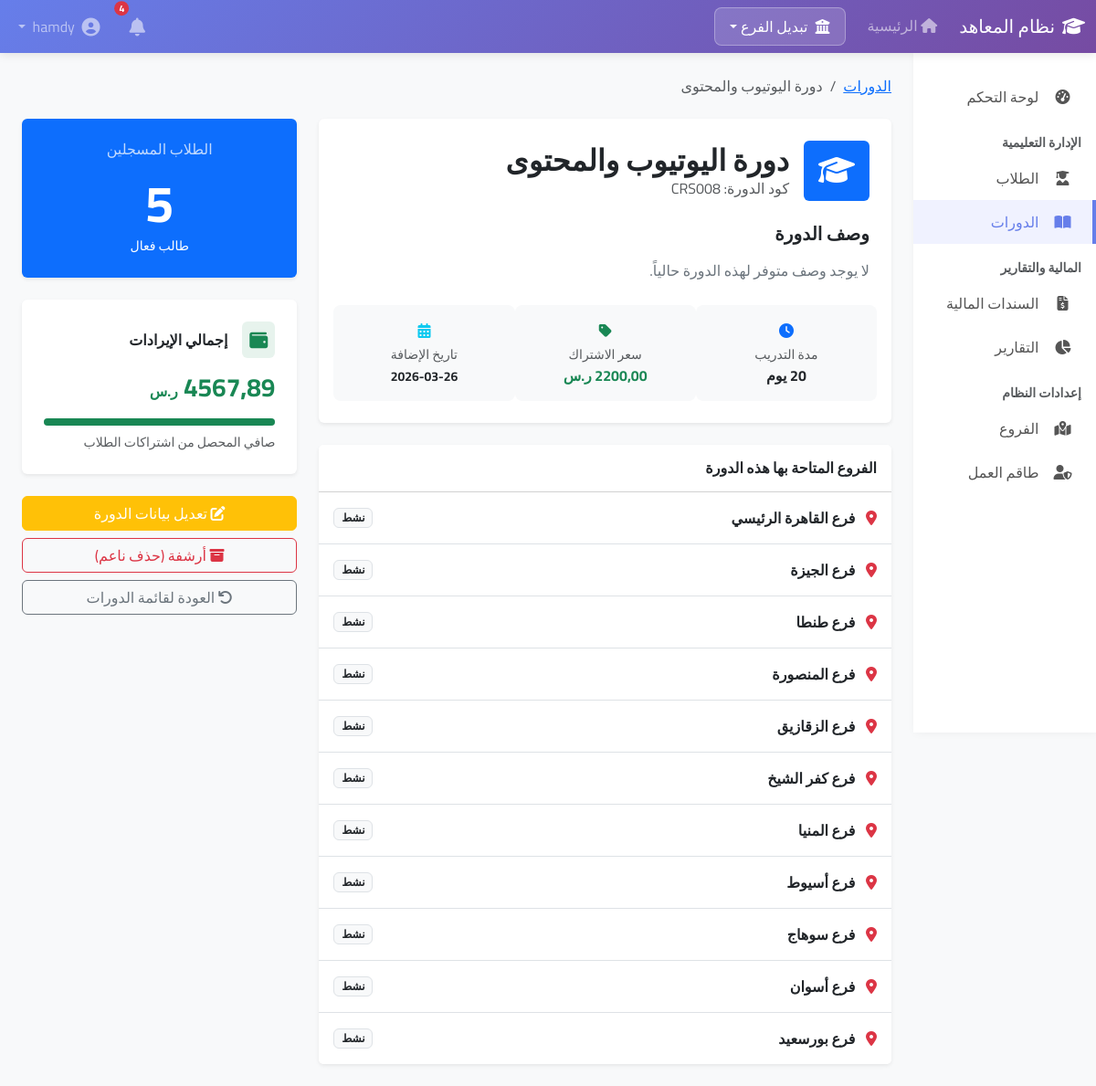
The page /courses/34/ (signed in) on the database its author committed.
### courses/models.py (models this page shows, shortened)
class Course(models.Model):
    COURSE_TYPE_CHOICES = [
        ('diploma', 'دبلوم'),
        ('course', 'دورة'),
    ]
    name = models.CharField(max_length=200, verbose_name='اسم الدورة/الدبلومة')
    code = models.CharField(max_length=20, unique=True, verbose_name='كود الدورة')
    course_type = models.CharField(max_length=10, choices=COURSE_TYPE_CHOICES, verbose_name='النوع')
    description = models.TextField(blank=True, verbose_name='الوصف')
    price = models.DecimalField(max_digits=10, decimal_places=2, verbose_name='السعر')
    duration_days = models.PositiveIntegerField(default=30, verbose_name='المدة (بالأيام)')
    branches = models.ManyToManyField(Branch, related_name='courses', verbose_name='الفروع المتاحة')
    is_active = models.BooleanField(default=True, verbose_name='نشطة')
    created_at = models.DateTimeField(auto_now_add=True, verbose_name='تاريخ الإنشاء')
    class Meta:
        verbose_name = 'دورة/دبلومة'
        verbose_name_plural = 'الدورات والدبلومات'
        ordering = ['-created_at']

### branches/models.py (models this page shows, shortened)
class Branch(models.Model):
    name = models.CharField(max_length=100, verbose_name='اسم الفرع')
    code = models.CharField(max_length=10, unique=True, verbose_name='كود الفرع')
    address = models.TextField(blank=True, verbose_name='العنوان')
    phone = models.CharField(max_length=20, blank=True, verbose_name='رقم الهاتف')
    email = models.EmailField(blank=True, verbose_name='البريد الإلكتروني')
    is_active = models.BooleanField(default=True, verbose_name='نشط')
    created_at = models.DateTimeField(auto_now_add=True, verbose_name='تاريخ الإنشاء')

### courses/views.py (the view)
# urls.py: path('<int:pk>/', views.course_detail, name='course_detail'),
@login_required
@permission_required('courses.view_course', raise_exception=True)
def course_detail(request, pk):
    user = request.user
    course = get_object_or_404(Course, pk=pk)
    from students.models import Student
    from transactions.models import Income
    if user.is_superuser or user.user_type == 'admin':
        students_queryset = Student.objects.filter(course=course)
        income_queryset = Income.objects.filter(course=course)
    elif user.user_type == 'regional_manager':
        branches = user.managed_branches.all()
        students_queryset = Student.objects.filter(course=course, branch__in=branches)
        income_queryset = Income.objects.filter(course=course, branch__in=branches)
    else:
        students_queryset = Student.objects.filter(course=course, branch=user.branch)
        income_queryset = Income.objects.filter(course=course, branch=user.branch)
    students_count = students_queryset.count()
    total_income = income_queryset.aggregate(total=Sum('amount'))['total'] or 0
    context = {
        'course': course,
        'students_count': students_count,
        'total_income': total_income,
    }
    return render(request, 'courses/course_detail.html', context)

### templates/courses/course_detail.html (shortened to what this page needs)
{% extends 'base.html' %}
{% block content %}
<div class="mb-4">
    <nav aria-label="breadcrumb">
        <ol class="breadcrumb">
            <li class="breadcrumb-item"><a href="{% url 'courses:course_list' %}">الدورات</a></li>
            <li class="breadcrumb-item active">{{ course.name }}</li>
        </ol>
    </nav>
</div>
<div class="row">
    <div class="col-lg-8">
        <div class="card border-0 shadow-sm mb-4">
            <div class="card-body p-4">
                <div class="d-flex align-items-center mb-4">
                    <div class="bg-primary text-white rounded p-3 me-3">
                        <i class="fas fa-graduation-cap fa-2x"></i>
                    </div>
                    <div>
                        <h2 class="fw-bold mb-0">{{ course.name }}</h2>
                        <span class="text-muted">كود الدورة: {{ course.code }}</span>
                    </div>
                </div>
                <h5 class="fw-bold mb-3">وصف الدورة</h5>
                <p class="text-secondary leading-relaxed mb-4">
                    {{ course.description|default:"لا يوجد وصف متوفر لهذه الدورة حالياً." }}
                </p>
                <div class="row g-3">
                    <div class="col-sm-4 text-center p-3 bg-light rounded-3">
                        <i class="fas fa-clock text-primary mb-2"></i>
                        <small class="d-block text-muted">مدة التدريب</small>
                        <span class="fw-bold">{{ course.duration_days }} يوم</span>
                    </div>
                    <div class="col-sm-4 text-center p-3 bg-light rounded-3">
                        <i class="fas fa-tag text-success mb-2"></i>
                        <small class="d-block text-muted">سعر الاشتراك</small>
                        <span class="fw-bold text-success">{{ course.price|floatformat:2 }} ر.س</span>
                    </div>
                    <div class="col-sm-4 text-center p-3 bg-light rounded-3">
                        <i class="fas fa-calendar-alt text-info mb-2"></i>
                        <small class="d-block text-muted">تاريخ الإضافة</small>
                        <span class="fw-bold small">{{ course.created_at|date:"Y-m-d" }}</span>
                    </div>
                </div>
            </div>
        </div>
        <div class="card border-0 shadow-sm">
            <div class="card-header bg-white py-3">
                <h6 class="mb-0 fw-bold text-dark">الفروع المتاحة بها هذه الدورة</h6>
            </div>
            <div class="list-group list-group-flush">
                {% for branch in course.branches.all %}
                <div class="list-group-item d-flex justify-content-between align-items-center py-3">
                    <div>
                        <i class="fas fa-map-marker-alt text-danger me-2"></i>
                        <span class="fw-bold">{{ branch.name }}</span>
                    </div>
                    <span class="badge bg-light text-dark border">نشط</span>
                </div>
                {% empty %}
                <div class="p-3 text-center text-muted">لم يتم ربط هذه الدورة بأي فرع بعد</div>
                {% endfor %}
            </div>
        </div>
    </div>
    <div class="col-lg-4">
        <div class="card border-0 shadow-sm bg-primary text-white mb-4">
            <div class="card-body p-4 text-center">
                <h6 class="text-uppercase mb-3 opacity-75">الطلاب المسجلين</h6>
                <h1 class="display-4 fw-bold mb-0">{{ students_count }}</h1>
                <small>طالب فعال</small>
            </div>
        </div>
        <div class="card border-0 shadow-sm mb-4">
            <div class="card-body p-4">
                <div class="d-flex align-items-center mb-3">
                    <div class="bg-success-light text-success rounded p-2 me-3">
                        <i class="fas fa-wallet fa-lg"></i>
                    </div>
                    <h6 class="mb-0 fw-bold">إجمالي الإيرادات</h6>
                </div>
                <h3 class="fw-bold text-success">{{ total_income|floatformat:2 }} <small class="fs-6">ر.س</small></h3>
                <div class="progress mt-3" style="height: 8px;">
                    <div class="progress-bar bg-success" style="width: 100%"></div>
                </div>
                <p class="small text-muted mt-2 mb-0">صافي المحصل من اشتراكات الطلاب</p>
            </div>
        </div>
<div class="d-grid gap-2">
    {% if user.is_superuser or user.user_type == 'admin' %}
    <a href="{% url 'courses:course_edit' course.pk %}" class="btn btn-warning text-white">
        <i class="fas fa-edit"></i> تعديل بيانات الدورة
    </a>
    {% endif %}
    {% if user.is_superuser %}
    <a href="{% url 'courses:course_delete' course.pk %}" class="btn btn-outline-danger">
        <i class="fas fa-archive"></i> أرشفة (حذف ناعم)
    </a>
    {% endif %}
    <a href="{% url 'courses:course_list' %}" class="btn btn-outline-secondary">
        <i class="fas fa-undo"></i> العودة لقائمة الدورات
    </a>
</div>    </div>
</div>
{% endblock %}

### templates/base.html (style rules this page uses)
* { font-family: 'Cairo', sans-serif; }
body { background-color: #f8f9fa; overflow-x: hidden; }

### templates/courses/course_detail.html (style rules this page uses)
.bg-success-light { background-color: rgba(25, 135, 84, 0.1); }
.leading-relaxed { line-height: 1.6; }

### rows shown on the page
Course: name "دورة اليوتيوب والمحتوى", code "CRS008", description "لا يوجد وصف متوفر لهذه الدورة حالياً.", duration_days "20", price "2200,00", created_at "2026-03-26"
Branch: name "فرع القاهرة الرئيسي"
Branch: name "فرع الجيزة"
Branch: name "فرع طنطا"
Branch: name "فرع المنصورة"
Branch: name "فرع الزقازيق"
Branch: name "فرع كفر الشيخ"
Branch: name "فرع المنيا"
Branch: name "فرع أسيوط"
Branch: name "فرع سوهاج"
Branch: name "فرع أسوان"
Branch: name "فرع بورسعيد"

### other values the page prints
{{ students_count }} "5"
{{ total_income|floatformat:2 }} "4567,89"
